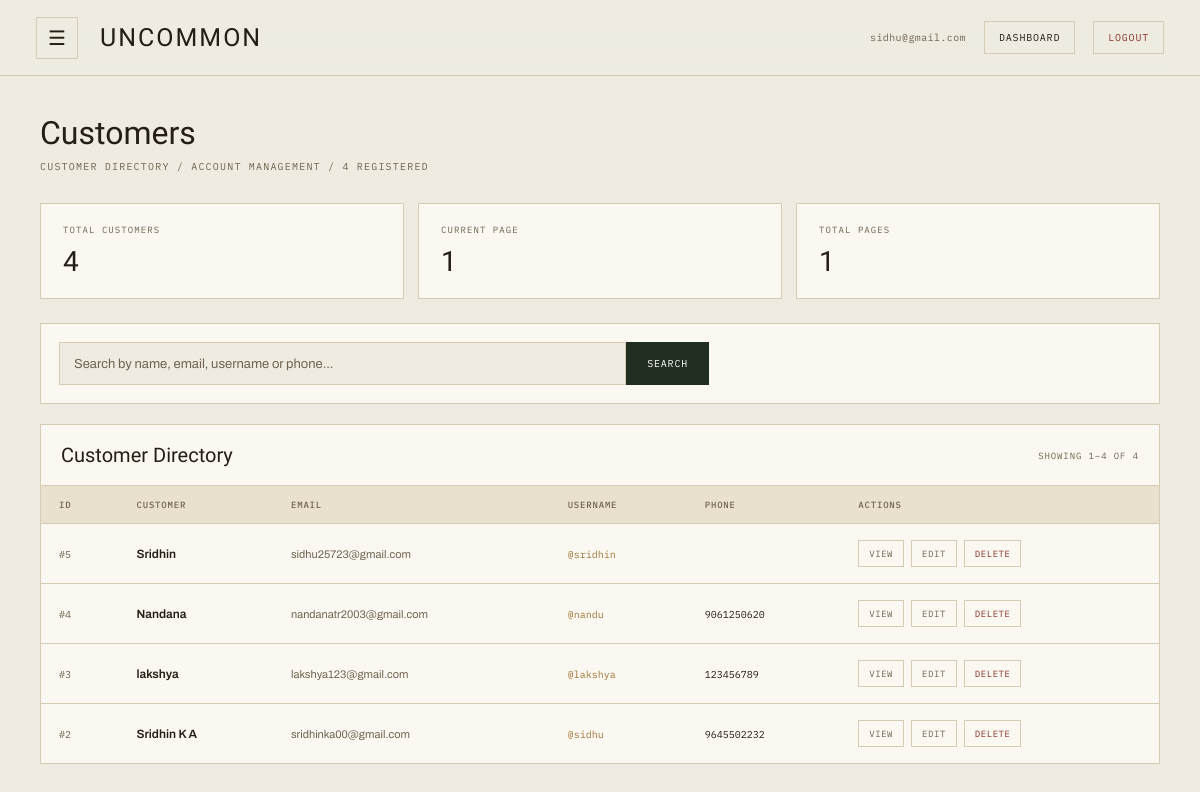
The app's page /admin_panel/customers/ (signed in) with its own data.
### admin_panel/models.py (models this page shows, shortened)
class Admin(models.Model):
    email = models.EmailField(unique=True)
    password = models.CharField(max_length=255)

### customer/models.py (models this page shows, shortened)
class Customer(models.Model):
    name = models.CharField(max_length=100)
    email = models.EmailField(unique=True)
    phone = models.CharField(max_length=20)
    username = models.CharField(max_length=100, unique=True)
    password = models.CharField(max_length=255)

### admin_panel/views.py (the view, shortened to what this page needs)
# urls.py: path('customers/', view_customers, name='view_customers'),
def view_customers(request):
    if 'admin' not in request.session:
        return redirect('home')
    admin = get_object_or_404(
        Admin,
        id=request.session['admin']
    )
    customers = Customer.objects.all().order_by('-id')
    search = request.GET.get('search', '').strip()
    total_customers = Customer.objects.count()
    paginator = Paginator(customers, 10)
    page_obj = paginator.get_page(
        request.GET.get('page')
    )
    return render(
        request,
        'admin_panel/customers.html',
        {
            'admin': admin,
            'page_obj': page_obj,
            'search': search,
            'total_customers': total_customers,
        }
    )

### templates/admin_panel/customers.html (shortened to what this page needs)
{% load static %}
<!DOCTYPE html>
<html lang="en">
<head>
</head>
<body>
<header class="topbar">
    <div class="topbar-left">
        <button class="menu-btn" id="menuBtn">
            ☰
        </button>
        <a href="{% url 'admin_index' %}" class="brand">
            UNCOMMON
        </a>
    </div>
    <div class="topbar-right">
        <span class="admin-email">
            {{ admin.email }}
        </span>
        <a href="{% url 'admin_index' %}" class="dashboard-link">
            Dashboard
        </a>
        <a href="{% url 'admin_logout' %}" class="logout-link">
            Logout
        </a>
    </div>
</header>
<main>
    <section class="page-header">
        <h1 class="page-title">
            Customers
        </h1>
        <p class="page-subtitle">
            Customer directory / Account management / {{ total_customers }} registered
        </p>
    </section>
    <section class="stats-grid">
        <div class="stat-card">
            <div class="stat-label">
                Total Customers
            </div>
            <div class="stat-value">
                {{ total_customers }}
            </div>
        </div>
        <div class="stat-card">
            <div class="stat-label">
                Current Page
            </div>
            <div class="stat-value">
                {{ page_obj.number }}
            </div>
        </div>
        <div class="stat-card">
            <div class="stat-label">
                Total Pages
            </div>
            <div class="stat-value">
                {{ page_obj.paginator.num_pages }}
            </div>
        </div>
    </section>
    <section class="control-panel">
        <div class="control-row">
            <form method="GET"
                  action="{% url 'view_customers' %}"
                  class="search-form">
                <input
                    type="text"
                    name="search"
                    class="search-input"
                    placeholder="Search by name, email, username or phone..."
                    value="{{ search }}"
                >
                <button type="submit" class="search-btn">
                    Search
                </button>
            </form>
        </div>
    </section>
    <section class="table-card">
        <div class="table-header">
            <div class="table-heading">
                Customer Directory
            </div>
            <div class="table-count">
                {% if page_obj %}
                    Showing {{ page_obj.start_index }}–{{ page_obj.end_index }}
                    of {{ page_obj.paginator.count }}
                {% else %}
                    0 customers
                {% endif %}
            </div>
        </div>
        {% if page_obj.object_list %}
            <div class="table-wrapper">
                <table>
                    <thead>
                        <tr>
                            <th>ID</th>
                            <th>Customer</th>
                            <th>Email</th>
                            <th>Username</th>
                            <th>Phone</th>
                            <th>Actions</th>
                        </tr>
                    </thead>
                    <tbody>
                        {% for customer in page_obj %}
                            <tr>
                                <td>
                                    <span class="customer-id">
                                        #{{ customer.id }}
                                    </span>
                                </td>
                                <td>
                                    <div class="customer-name">
                                        {{ customer.name }}
                                    </div>
                                </td>
                                <td>
                                    <div class="customer-email">
                                        {{ customer.email }}
                                    </div>
                                </td>
                                <td>
                                    <span class="username">
                                        @{{ customer.username }}
                                    </span>
                                </td>
                                <td>
                                    <span class="phone">
                                        {{ customer.phone }}
                                    </span>
                                </td>
                                <td>
                                    <div class="action-group">
                                        <button
                                            type="button"
                                            class="action-btn view-btn"
                                            data-name="{{ customer.name }}"
                                            data-email="{{ customer.email }}"
                                            data-username="{{ customer.username }}"
                                            data-phone="{{ customer.phone }}"
                                            data-id="{{ customer.id }}"
                                            onclick="openViewModal(this)"
                                        >
                                            View
                                        </button>
                                        <button
                                            type="button"
                                            class="action-btn edit-btn"
                                            data-url="{% url 'edit_customer' customer.id %}"
                                            data-name="{{ customer.name }}"
                                            data-email="{{ customer.email }}"
                                            data-username="{{ customer.username }}"
                                            data-phone="{{ customer.phone }}"
                                            onclick="openEditModal(this)"
                                        >
                                            Edit
                                        </button>
                                        <button
                                            type="button"
                                            class="action-btn delete-btn"
                                            data-url="{% url 'delete_customer' customer.id %}"
                                            data-name="{{ customer.name }}"
                                            onclick="openDeleteModal(this)"
                                        >
                                            Delete
                                        </button>
                                    </div>
                                </td>
                            </tr>
                        {% endfor %}
                    </tbody>
                </table>
            </div>
        {% endif %}
    </section>
</main>
</body>
</html>

### records on screen
Admin: email "sidhu@gmail.com"
Customer: id "5", name "Sridhin", email "sidhu25723@gmail.com", username "sridhin"
Customer: id "4", name "Nandana", email "nandanatr2003@gmail.com", username "nandu", phone "9061250620"
Customer: id "3", name "lakshya", email "lakshya123@gmail.com", username "lakshya", phone "123456789"
Customer: id "2", name "Sridhin K A", email "sridhinka00@gmail.com", username "sidhu", phone "9645502232"

### other values on screen
{{ total_customers }} "4"
{{ page_obj.number }} "1"
{{ page_obj.paginator.num_pages }} "1"
{{ page_obj.start_index }} "1"
{{ page_obj.end_index }} "4"
{{ page_obj.paginator.count }} "4"
